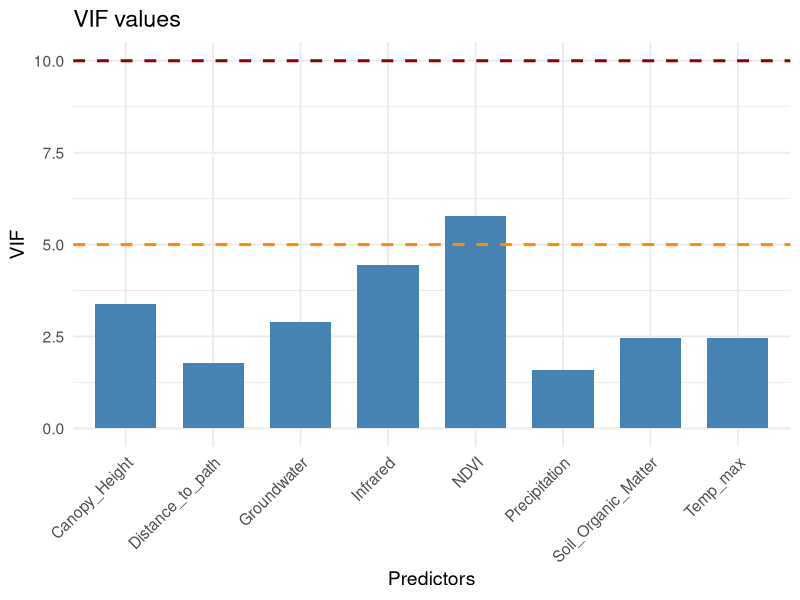
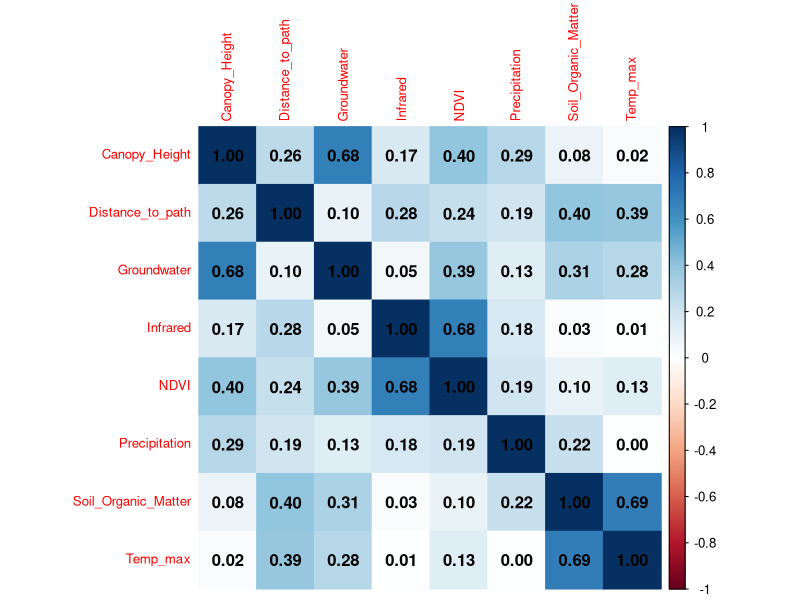
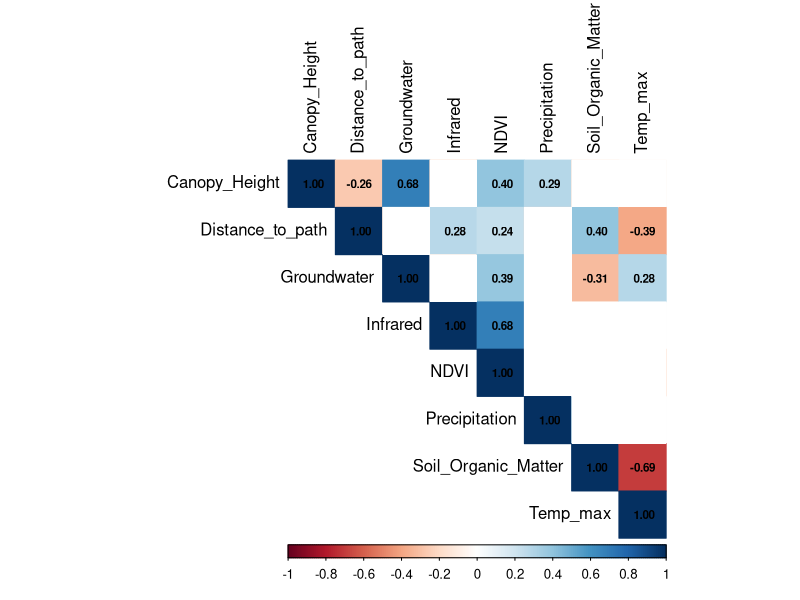

These figures' R source, in order: (Note: this script raises an error after producing the figures.)
# Load required packages
library(terra)
library(sf)
library(car)
library(dplyr)
library(ggplot2)
library(tibble)
library(Hmisc)      # rcorr() gives r and p together
library(corrplot)

# 1. Read environmental variables data (as df)
env_data <- read.csv("env_data_total_100m_buffer.csv")
env_data <- as.data.frame(env_data)

summary(env_data)

any(rowSums(is.na(env_data)) > 0)        # Are there NA rows?
#Remove rows with NA values
env_data <- na.omit(env_data)

#remove columns not required for analysis
env_data <- env_data %>%
  dplyr::select(-plot_code, , -location, -USP_location, -Latitude_GIS, -Longitude_GIS, -plot_total_alphadiv)

summary(env_data)

# ========== Remove response variable ==========
response = env_data[,1]  # Save response variable
env_data <- env_data[, -1]  # Remove response variable from env_data for VIF analysis

summary(env_data)


# ========== Remove categorical variables to be able to do VIF analysis ==========
# Which columns are numeric?
num_vars <- env_data %>% select(where(is.numeric)) %>% names()

# Which columns are categorical? (factor or character)
cat_vars <- env_data %>% select(where(~ is.factor(.) | is.character(.))) %>% names()

#remove categorical variables for VIF analysis
env_data <- env_data %>% select(all_of(num_vars))

# ========== 8. Standardize (scale) all variables ==========
#scale env_data
env_data_vif_scaled <- env_data %>%
  mutate(across(all_of(num_vars), ~ scale(.)[, 1]))   # [,1] drops the matrix class

env_data_vif_scaled <- as.data.frame(scale(env_data))

summary(env_data_vif_scaled)

#remove Temp_min as it is highly correlated with Temp_mean and Temp_max 1
env_data_vif_scaled <- env_data_vif_scaled %>% select(-Temp_min)
#remove Temp_mean as it is highly correlated with Temp_max 2
env_data_vif_scaled <- env_data_vif_scaled %>% select(-Temp_mean)
# #remove Temp_max as the VIF value is still too high
#env_data_vif_scaled <- env_data_vif_scaled %>% select(-Temp_max)
#remove Precitipation as it is highly correlated with DTM 5
#env_data_vif_scaled <- env_data_vif_scaled %>% select(-Precipitation)
#remove DTM as it is highly correlated with Precipitation and pH 3
env_data_vif_scaled <- env_data_vif_scaled %>% select(-DTM)
#remove Soil organic matter as it is highly correlated with distance to path and pH 6
#env_data_vif_scaled <- env_data_vif_scaled %>% select(-Soil_organic_matter)
# #remove Groundwater as it is highly correlated with distance to path
# env_data_vif_scaled <- env_data_vif_scaled %>% select(-Groundwater)
#remove pH as it has the highest VIF score 4
env_data_vif_scaled <- env_data_vif_scaled %>% select(-pH)

cor(env_data_vif_scaled)

# ========== 9. VIF Analysis ==========
lm_vif <- lm(response ~ . , data = env_data_vif_scaled)

#are there aliased coefficients?
alias(lm_vif)
#which are the aliased coefficients
summary(lm_vif)$aliased

#remove aliased coefficients from the data
#env_data_vif_scaled <- env_data_vif_scaled %>% select(-c(SoilcodezWpx))

vif_values <- vif(lm_vif)
print(vif_values)

#create barplot showing horizontal line where VIF values are above √5 or √10 (2.2 or 3.2)

#convert vif_values to data frame
df <- as.data.frame(vif_values)
print(df)
df_long <- tibble::rownames_to_column(df, var = "Bar")

ggplot(df_long, aes(x = Bar, y = `vif_values`)) +
  geom_col(fill = "steelblue", width = 0.7) +
  geom_hline(yintercept = 5, colour = "darkorange", linetype = "dashed", linewidth = 1) +
  geom_hline(yintercept = 10, colour = "darkred",    linetype = "dashed", linewidth = 1) +
  labs(title = "VIF values",
       x = "Predictors", y = "VIF") +
  theme_minimal(base_size = 14) +
  theme(axis.text.x = element_text(angle = 45, hjust = 1))

# Creating a correlation matrix
cor_matrix <- cor(env_data_vif_scaled)
 
# #cor_matrix <- cor(env_data[c("Distance_to_path", "DTM", "Precitipation", "Temp_mean" "Infrared", "NDVI", "pH", "Canopy_height")])
# Visualizing the correlation matrix
library(corrplot)
abs_cor_matrix <- abs(cor_matrix)    # Take absolute value
corrplot(abs_cor_matrix, method = "color", addCoef.col = "black", tl.cex = 0.8)

summary(env_data_vif_scaled)
#image(cor_matrix, main = "Correlation Matrix", col = colorRampPalette(c("blue", "white", "red"))(20), axes = )
print(cor_matrix)

# # 10. Optionally, remove variables with VIF > 5 or 10, and repeat
# high_vif_vars <- names(vif_values[vif_values > 5])
# print("Variables with VIF > 5:")
# print(high_vif_vars)
#env_data_vif_scaled_final <- env_data_vif_scaled[, !(names(env_data_vif_scaled) %in% high_vif_vars)]

# ======= Additional: Correlation matrix with p-values =======
res <- rcorr(as.matrix(env_data_vif_scaled), type = "pearson")   # or "spearman"

# Extract the matrices
cor_mat <- res$r   # correlation coefficients
p_mat   <- res$P   # p‑values

print(p_mat)
# Helper: convert p‑values to significance symbols
sig_symbols <- function(p) {
  ifelse(p < .001, "***",
         ifelse(p < .01, "**",
                ifelse(p < .05, "*", "")))
}

# Build a matrix of symbols matching the correlation matrix
sym_mat <- matrix(sig_symbols(p_mat), nrow = nrow(p_mat))
rownames(sym_mat) <- rownames(p_mat)
colnames(sym_mat) <- colnames(p_mat)

# Plot
corrplot(cor_mat,
         method = "color",        # fill colour by magnitude
         type = "upper",          # show only upper triangle (optional)
         tl.col = "black",        # variable labels colour
         addCoef.col = "black",   # show correlation coefficient numbers
         p.mat = p_mat,           # supply p‑values
         sig.level = 0.05,        # threshold for shading non‑significant cells
         insig = "blank",         # hide non‑significant correlations
         cl.pos = "b",            # colour legend position
         number.cex = 0.7)        # size of the coefficient text

# corrplot(cor_mat,
#          method = "circle",
#          type = "lower",
#          addCoef.col = "black",
#          p.mat = p_mat,
#          sig.level = 0.05,
#          insig = "label_sig",      # prints the significance symbol
#          pch.cex = 1.2,
#          pch.col = "red")          # colour of the star/label
